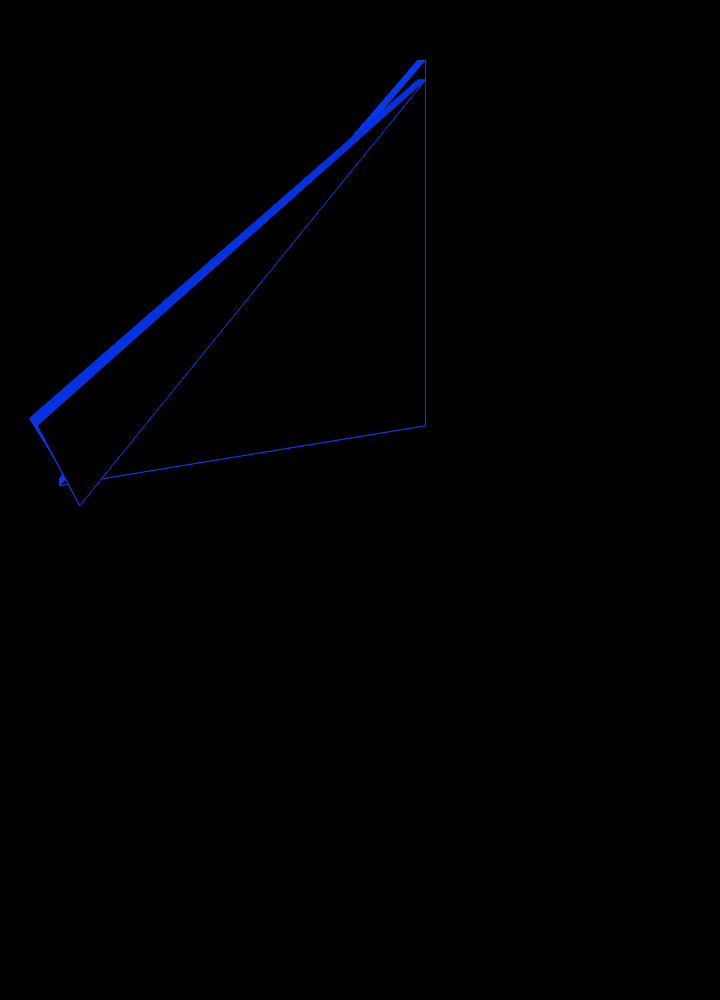
Frame 1 (no input)
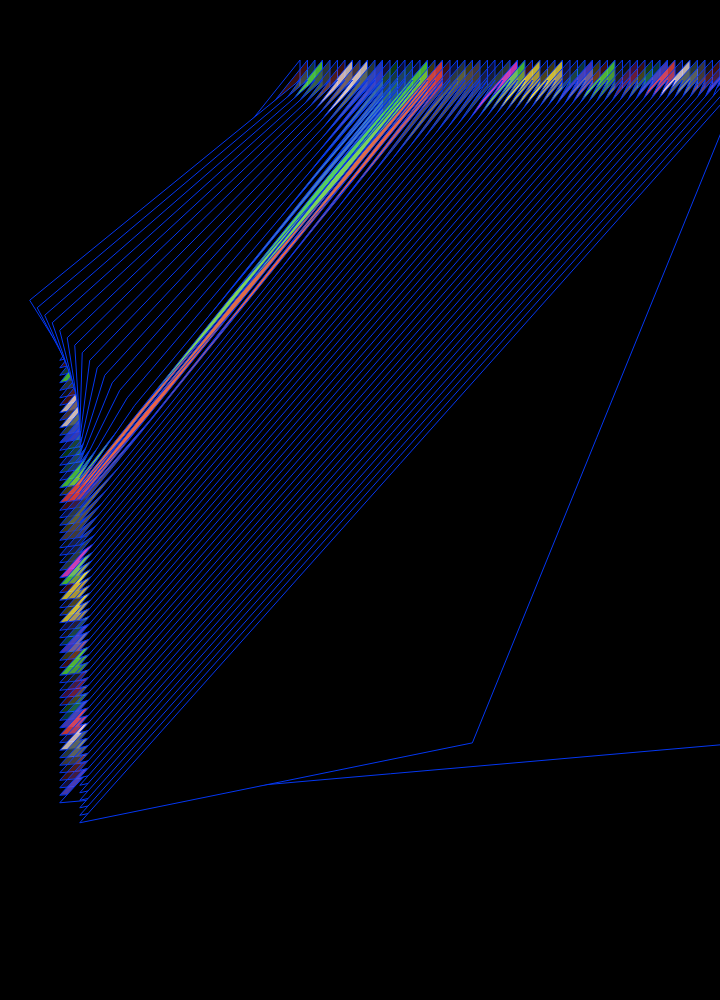
Frame 60 (no input)
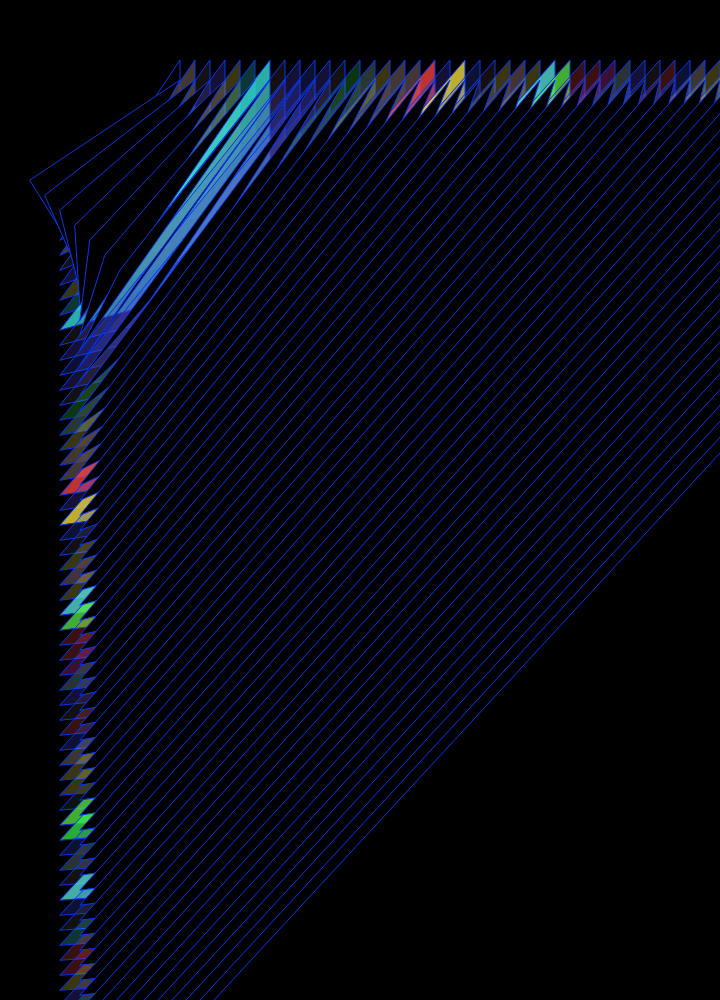
Frame 120 (the mouse pressed at the canvas centre since frame 60)

The p5.js sketch that drew these frames (run headless with seeded random() and noise() and a simulated clock; from frame 60 on, the mouse is pressed at the canvas centre):

// p5.js sketch
// ── sketch.js
let speed = 2;
let x, y;
const totalTriangles = 300;
const splitFactor = 10;
const extenstionFactor = 7;

function setup() {
  createCanvas(720, windowHeight);
  stroke(4, 55, 242);
  frameRate(50);
  x = y = 420;
}

function draw() {
  background(0);
  y = y - speed;
  if (y + 80 < -totalTriangles * extenstionFactor || y + totalTriangles > width * extenstionFactor) {
    speed *= -1;
  }

  const yPercentage = -1 * ((y - (width - totalTriangles)) / (width + 80));


  for (let i = 0; i < totalTriangles; i +=5) {
    fillEvenTriangle(i);
    triangle(y + i * (splitFactor * yPercentage), y + i * (splitFactor * yPercentage), y + i * (splitFactor * yPercentage), 60, 60, 60 + y + i * (splitFactor * yPercentage));
  }

  for (let i = 0; i < totalTriangles; i +=5) {
    triangle(30 + i * (splitFactor * yPercentage), y + i * (splitFactor * yPercentage), y + i * (splitFactor * yPercentage), 80, 80, 80 + y + i * (splitFactor * yPercentage));
  }
}

const DARK_MAGENTA= [302, 90, 56];
const PERSIAN_BLUE = [233, 75, 69];
const SAPPHIRE = [223, 70, 66];
const BLUE_MUNSELL = [190, 59, 59];
const MINT = [151, 60, 73];
const SCREAMIN_GREEN = [131, 64, 93];

function fillEvenTriangle(item) {
  let black = color(0);
  if(item === totalTriangles - 5){
    fill(black);
  }
  else if(item === totalTriangles % 2 == 0){
    fill(color(random(DARK_MAGENTA), random(PERSIAN_BLUE), random(SAPPHIRE), random(BLUE_MUNSELL), random(MINT), random(SCREAMIN_GREEN)));
  }
  else {
    fill(black);
  }
}
// ── style.css
html, body {
  margin: 0;
  padding: 0;
  overflow: hidden;
}

canvas {
display: block;
border: 1px solid #0437f2;
}

body {
display: flex;
align-content: center;
justify-content: center;
flex-wrap: wrap;
background-color: #000000;
}
